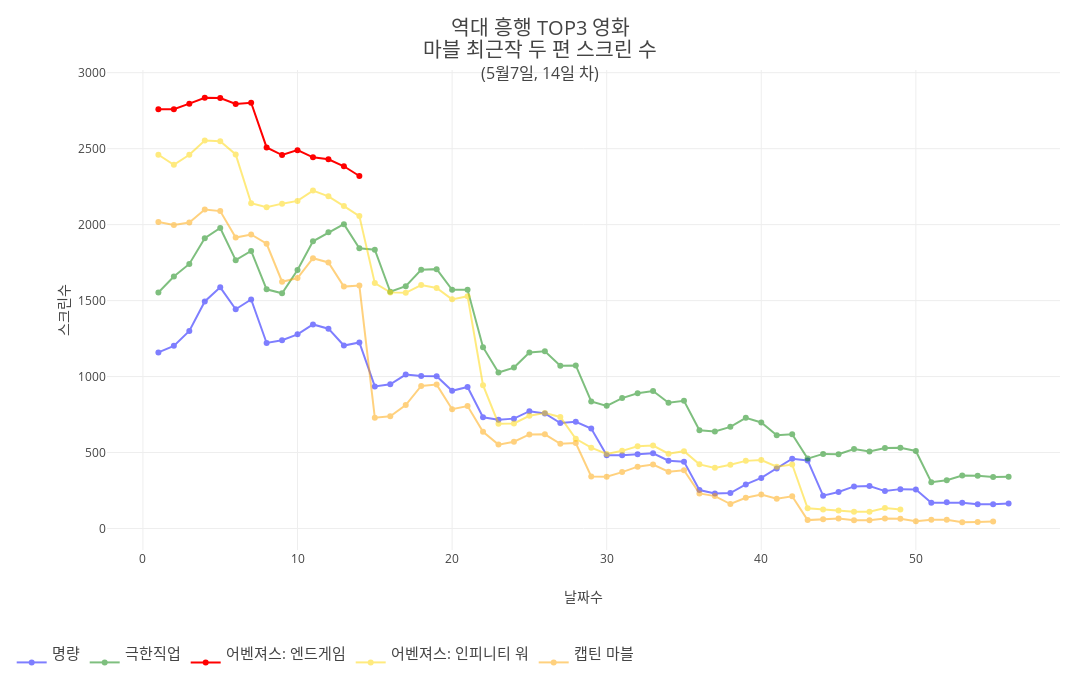

Source (notebook cell):
### Markdown cell above
# 스크린

### Code cell
dfs = [mr, extreme, avengers4, avengers3, cap_mar]
# [data.append(get_scatter(df)) for df in dfs]
# title = f"역대 흥행 TOP3 영화<br>마블 최근작 두 편<br>{len(avengers4)}일차"

title = f'<span style="font-size:1.2em">역대 흥행 TOP3 영화<br>마블 최근작 두 편 스크린 수<br><span style="font-size:0.8em">({yesterday}, {len(avengers4)}일 차)</span></span>'
# title = f'<span style="font-size:1.2em">역대 흥행 TOP3 영화<br>누적관객수<span style="font-size:0.8em"> ({len(avengers4)}일 차)</span></span>'

# draw_graph_screen(dfs, title, )
draw_graph_screen(dfs, title, upload=True, filename='endgame_2')
